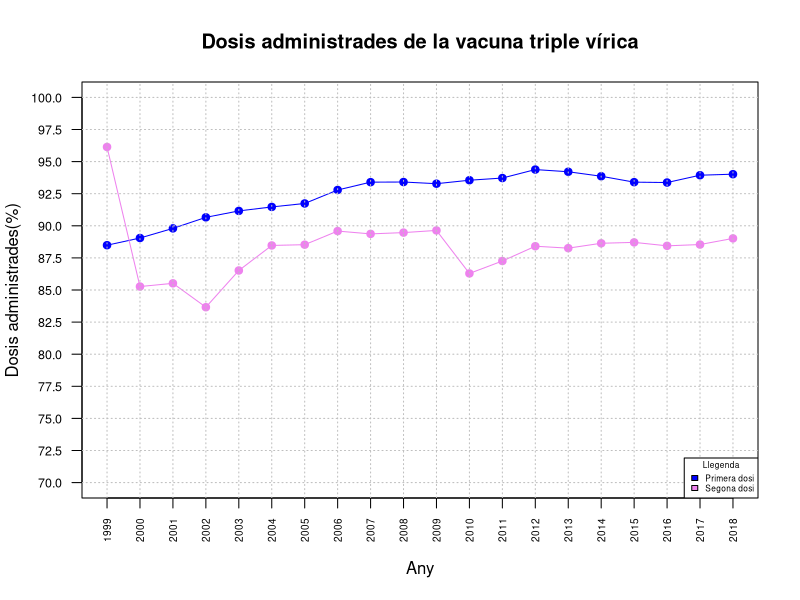
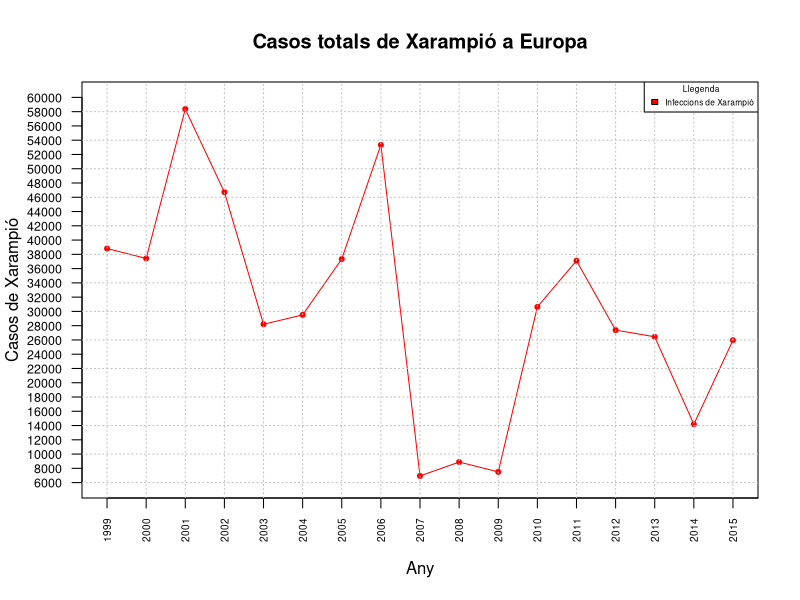

R code for these plots, in order:
vacunacio <- read.csv("vaccinations.csv", sep=";",stringsAsFactors=TRUE)

#Grafica dosis#
plot(vacunacio$X, vacunacio$First.dose, xlab = "Any", ylab = "Dosis administrades(%)", main = "Dosis administrades de la vacuna triple vírica", ylim=c(70,100), col = "blue", pch = 19, yaxt="none", xaxt="none" )
axis(1, seq(1999,2018,1), cex.axis=0.6, las=2)
axis(2, seq(70,100,2.5), cex.axis=0.75, las=1)
lines(vacunacio$X, vacunacio$First.dose, col="blue")
lines(vacunacio$X, vacunacio$Second.dose, col="violet")
points(vacunacio$X, vacunacio$Second.dose, col = "violet", pch = 19)
abline(h=seq(70,100,2.5), v=seq(1999,2018,1), lty=3, col="gray")
legend(x = "bottomright", legend = c("Primera dosi", "Segona dosi"), fill = c("blue", "violet"), title = "Llegenda", cex=0.5)

dat <- read.csv("casos-sarampion.csv", sep=",", stringsAsFactors = TRUE)
mask <- dat$WHO_REGION == "EUR"
sarampion <- dat[mask,]
Aillat<- sarampion[, c(3,5,6,7,8,9,10,11,12,13,14,15,16,17,18,19,20,21)]
infectats  <- colSums(Aillat[-1], na.rm = TRUE)
ai <- data.frame(infectats)
ai$infectats <- ai$infectats[nrow(ai):1]
any <- vacunacio$X < "2016"
anyseparats <- vacunacio[any,]

#Grafica infecciones#
plot(anyseparats$X, ai$infectats ,xlab ="Any", ylab= "Casos de Xarampió", main = "Casos totals de Xarampió a Europa", ylim=c(6000,60000), col="red", yaxt="none", xaxt="none", type="l")
points(anyseparats$X, ai$infectats, col="red", pch = 20)
axis(1, seq(1999,2018,1), cex.axis=0.6, las=2)
axis(2, seq(6000,61000,2000), cex.axis=0.75, las=1)
abline(h=seq(6000,61000,4000), v=seq(1999,2018,1), lty=3, col="gray")
legend(x = "topright", legend = c("Infeccions de Xarampió"), fill = c("red"), title = "Llegenda", cex=0.5)
